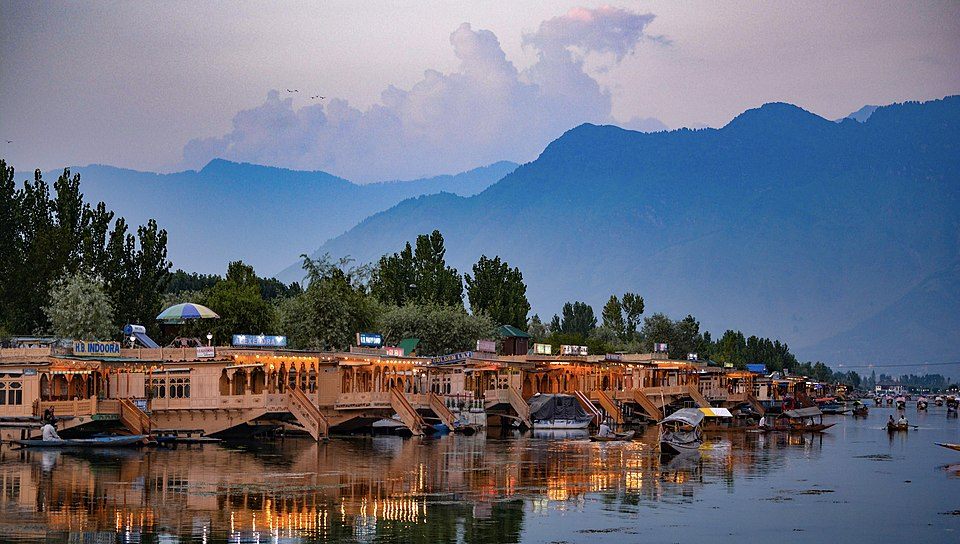
#> input picture 8_Masking_and_Histogram_Computation/1_Masking/Kashmir.jpg, 960 x 544 px
$ jupyter execute masking.ipynb
#> lines starting #> are read from the running program, lines starting #| are printed output that depends on the picture; after the words box and inside, x2 and y2 are one past the last pixel; in counts of white or black regions, pixels touching at a corner belong together
[cell 1]
import cv2 as cv
import numpy as np

img = cv.imread('Kashmir.jpg')
#> img is the input picture: shape (544, 960, 3); mean B, G, R 123.6, 109.1, 105.3

cv.imshow('Kashmir', img)

blank = np.zeros(img.shape[:2], dtype='uint8')
cv.imshow('Blank Image', blank)

mask = cv.circle(blank, (img.shape[1]//2, img.shape[0]//2), 100, 255, -1)
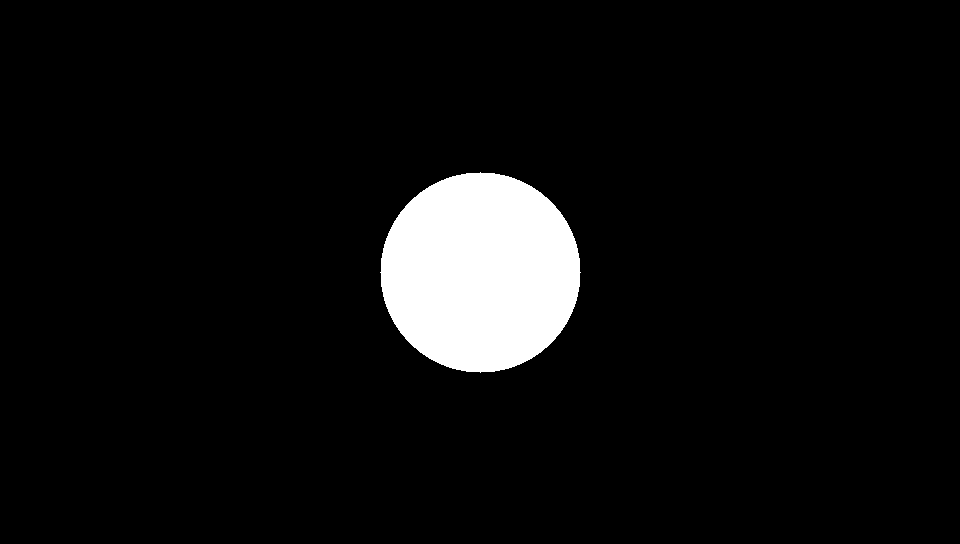
#> blank: shape (544, 960); 6% white; 1 white region, box (x1, y1, x2, y2) and area: (380, 172, 581, 373) 31417
cv.imshow('Mask', mask)

masked = cv.bitwise_and(img, img, mask=mask)
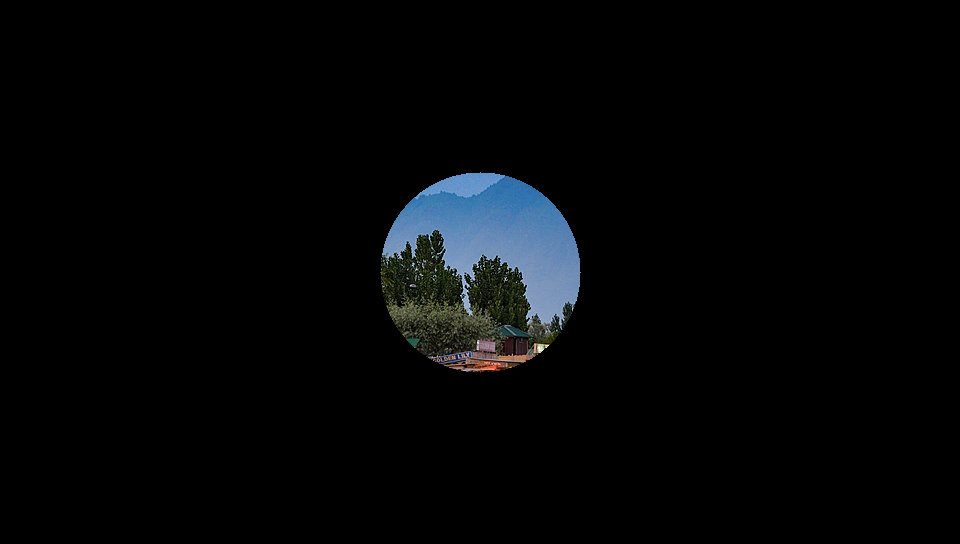
#> masked: shape (544, 960, 3); mean B, G, R 6.8, 5.8, 4.5
cv.imshow('Masked Image', masked)

cv.waitKey(0)

[cell 2]
import cv2 as cv
import numpy as np

img = cv.imread('Kashmir.jpg')

cv.imshow('Kashmir', img)

blank = np.zeros(img.shape[:2], dtype='uint8')
cv.imshow('Blank Image', blank)

mask = cv.circle(blank, [img.shape[1]//2 + 45, img.shape[0]//2], 100, 255, -1)
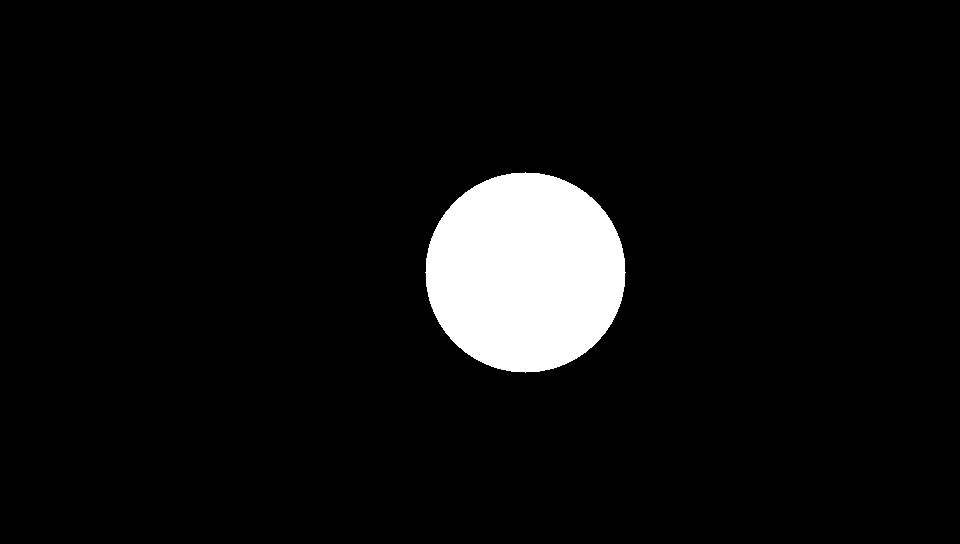
#> blank: shape (544, 960); 6% white; 1 white region, box (x1, y1, x2, y2) and area: (425, 172, 626, 373) 31417
cv.imshow('Mask', mask)

masked = cv.bitwise_and(img, img, mask=mask)
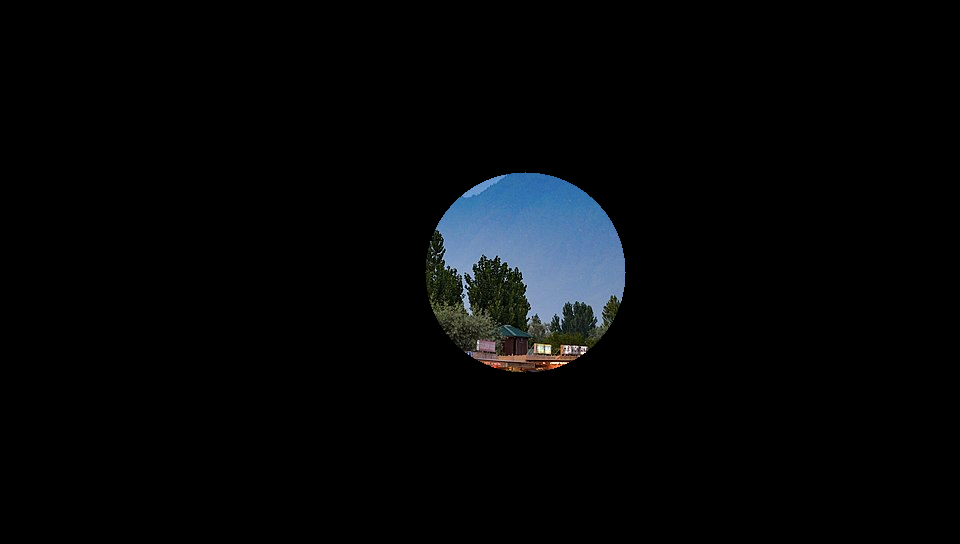
#> masked: shape (544, 960, 3); mean B, G, R 7.5, 6.2, 4.7
cv.imshow('Masked Image', masked)

cv.waitKey(0)

[cell 3]
import cv2 as cv

img = cv.imread('Kashmir.jpg')

cv.imshow('Kashmir', img)

blank = np.zeros(img.shape[:2], dtype='uint8')
cv.imshow('Blank Image', blank)

mask = cv.rectangle(blank, (img.shape[1]//2, img.shape[0]//2), [img.shape[1]//2 + 100, img.shape[0]//2 + 100], 255, -1)
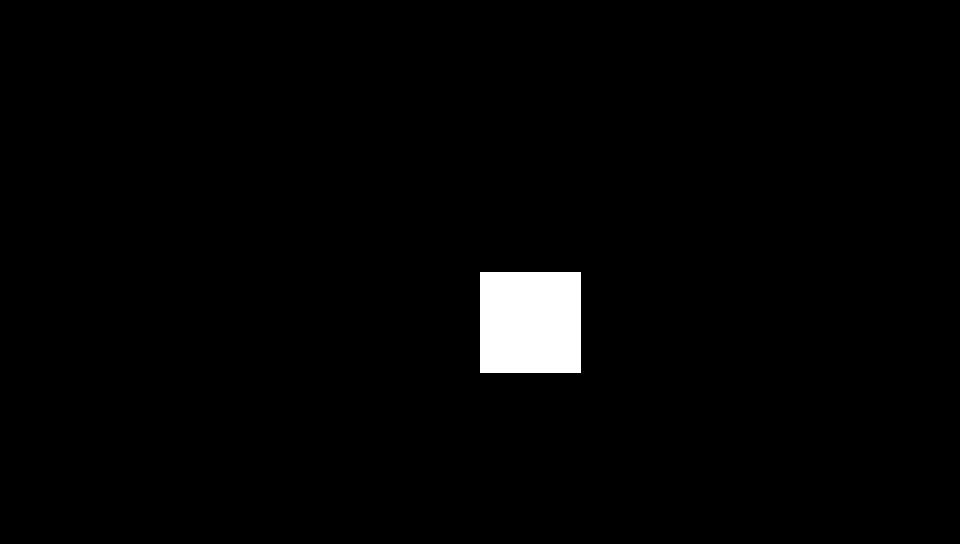
#> blank: shape (544, 960); 2% white; 1 white region, box (x1, y1, x2, y2) and area: (480, 272, 581, 373) 10201
cv.imshow('Mask', mask)

masked = cv.bitwise_and(img, img, mask=mask)
cv.imshow('Masked Image', masked)

cv.waitKey(0)

[cell 4]
import cv2 as cv

img = cv.imread('Kashmir.jpg')

cv.imshow('Kashmir', img)

circle = cv.circle(blank.copy(), (img.shape[1]//2 + 45, img.shape[0]//2), 100, 255, -1)

rectangle = cv.rectangle(blank.copy(), (30, 30), (370, 370), 255, -1)

weird_shape = cv.bitwise_and(circle, rectangle)
#> circle: shape (544, 960); 6.1% white; 1 white region, box (x1, y1, x2, y2) and area: (425, 172, 626, 373) 31931
cv.imshow('Weird Shape', weird_shape)

masked = cv.bitwise_and(img, img, mask=weird_shape)
cv.imshow('Masked Image', masked)

cv.waitKey(0)
